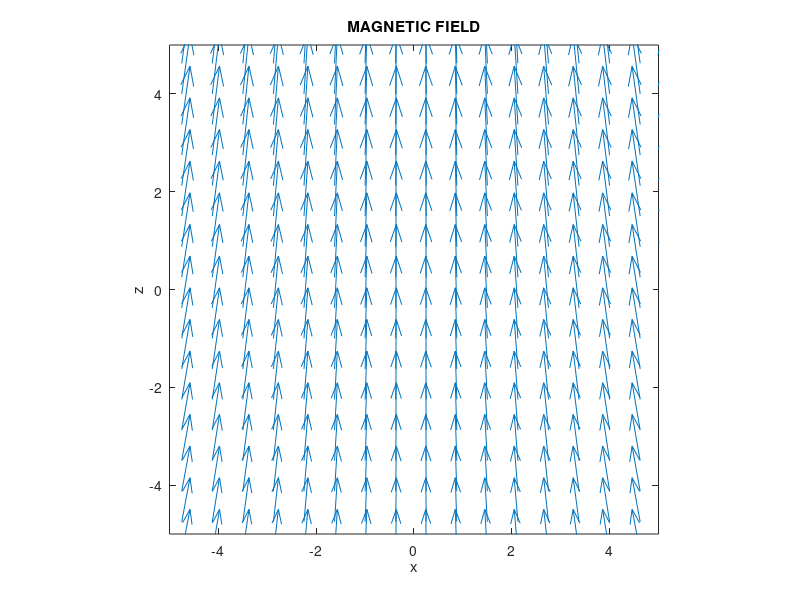
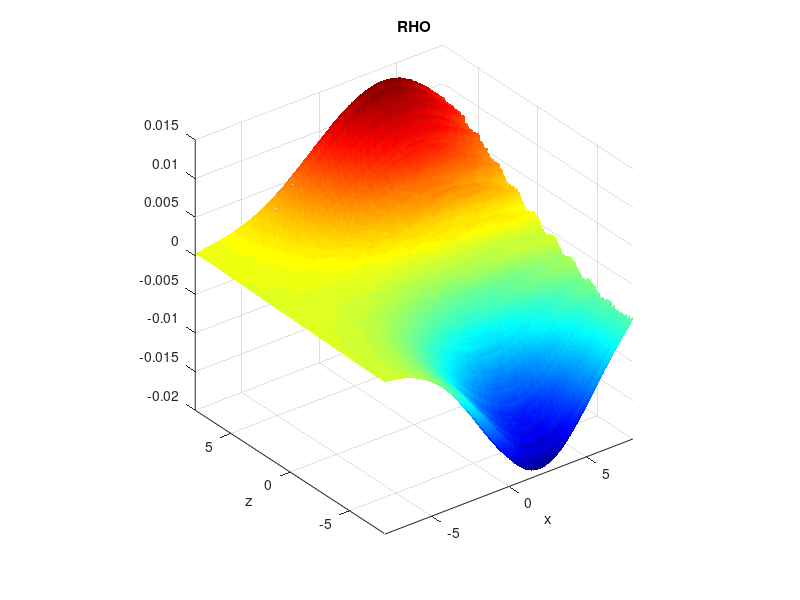

Here is the MATLAB script that generated these plots, in order:
%SGE potential in 2d: sigma.B;
%evolution in time
function SGE2d
global X Z Rho
dt = 1/20;      Lt = 4.0;       Nt = Lt/dt;  
dx = 1/16;      Lx = 32;        Nx = Lx/dx;
dz = dx;        Lz = 32;        Nz = Lz/dx;
B = 1.0;        B0 = 30.0;
Amplup =1.0;           Ampldn =1.0;
%
%sigma = 1.0;           %w packet's width
x = (-Nx/2:(Nx/2-1))*dx;
x0 = 3.0;
z = (-Nz/2:(Nz/2-1))*dz;
z0 =0.0;
[X, Z] = meshgrid(x, z); 
%Magnetic field and plot:
Bx = -B*X;
By = 0.0*X;
Bz = B0 + B*Z;
figure(1);
plotB(Nx, Nz, Bx, Bz);
%pause
Babs = sqrt(Bx.^2 + By.^2 + Bz.^2)+10^(-2);
%gaussian w pkt
Wpktup = Amplup*exp(-1*((X - x0).^2 + (Z - z0).^2));   
Wpktdn = Ampldn*exp(-1*((X - x0).^2 + (Z - z0).^2));
Rho = (abs(Wpktup)).^2 + (abs(Wpktdn)).^2;
figure(2);
plotrho
pause(0.05)
%exponentiation w/ Pauli matrices
%Cs = cos(0.5*dt*Babs);  % Trotter
%Sn = sin(0.5*dt*Babs);
Cs = cos(dt*Babs);
Sn = sin(dt*Babs);
ExPot11 = (Cs + 1i*Sn.*Bz./Babs);
ExPot12 = 1i*Sn.*(Bx - 1i*By)./Babs;
ExPot21 = 1i*Sn.*(Bx + 1i*By)./Babs;
ExPot22 = (Cs - 1i*Sn.*Bz./Babs);
%kin en
Psiup = Wpktup;
Psidn = Wpktdn;
ExKinFT = ExpKE(dt, Lx, Nx, Lz, Nz);
for k = 1:Nt
%    t = k*dt;
%analytic    
%     den = 1 + i*t;
%     Exn1 = 0.5*i*(Zsq + i*t*zpq)/t;
%     Exn2 = -0.5*i*(z + i*t*z0 - 0.5*B*t*t).^2/(t*den);
%     Exn3 = 0.5*i*B*t*z - i*B*B*t^3/24.0;
%     PsiA = Ampl*exp(Exn1 + Exn2 + Exn3)/den;
%     RhoA = (abs(PsiA)).^2;
%numeric    
%    WpupFT = fft2(ExPot11.*Psiup+ExPot12.*Psidn); %Trotter
%    WpdnFT = fft2(ExPot21.*Psiup+ExPot22.*Psidn);
    WpupFT = fft2(Psiup);
    WpdnFT = fft2(Psidn);
    Wpup = ifft2(ExKinFT.*WpupFT);
    Wpdn = ifft2(ExKinFT.*WpdnFT);
    Psiup = ExPot11.*Wpup+ExPot12.*Wpdn;
    Psidn = ExPot21.*Wpup+ExPot22.*Wpdn;
    Rho = conj(Psiup).*Psiup-conj(Psidn).*Psidn ;
    %Rho = conj(Psiup).*Psidn+conj(Psidn).*Psiup ;
    %Rho = (abs(Psidn)+abs(Psiup)).^2;
    plotrho
    pause(0.01)
%A = moviein(Nx/4);
%    A(k) = getframe;
 end %for
%movie(A);
%legend('Evolved W Pkt', 2); %'Location', Northwest);
function plotrho
global X Z Rho
%contour(X, Z, Rho, 10);
surf(X, Z, Rho);
shading interp;
colormap jet;
%axis ([-5 5 -5 5 0 10]);
axis ([-8 8 -8 8]);
axis square;
xlabel('x');  ylabel('z');
topline = sprintf('RHO');
title(topline);
%
function plotB(Nx, Nz, Bx, Bz)
global X Z
indx = 1:10:Nx;
indz = 1:10:Nz;
xx = X(indx, indx);
zz = Z(indz, indz);
Bxx = Bx(indx, indx);
Bzz = Bz(indz, indz);
quiver(xx, zz, Bxx, Bzz, 2.0);
axis ([-5 5 -5 5]);
axis square;
xlabel('x');  ylabel('z');
topline = sprintf('MAGNETIC FIELD');
title(topline);
%
function Res = ExpKE(dt, Lx, Nx, Lz, Nz)
Kx = (2*pi/Lx)*[0:Nx/2-1 -Nx/2:-1];     %kx grid
Kz = (2*pi/Lz)*[0:Nz/2-1 -Nz/2:-1];     %kx grid
[KX, KZ] = meshgrid(Kx, Kz);
Kin = 0.5*(KX.*KX + KZ.*KZ);            %kinetic energy 
Res = exp(-i*dt*Kin);
%